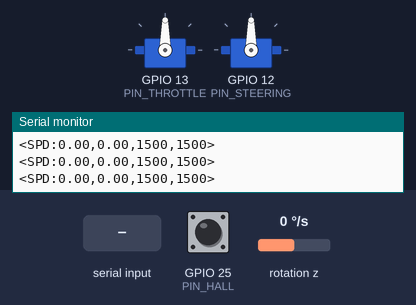
The sketch below on a simulated ESP32. On the bench: 2 × servo, the last lines printed to the serial monitor. Wiring (inferred from the names in the program): MPU-6050 motion sensor at I2C address 0x68. The test bench sets the inputs (shaded band); at power-on: GPIO 25 (PIN_HALL) HIGH, rotation z 0 °/s.

Above: at 4.9 s.
5.0 s: "<90,45,200>" received over Serial
At 5.26 s:
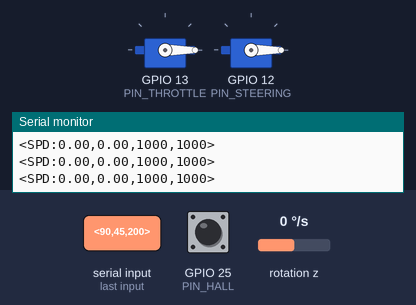
Timing chart, 0 to 8.0 s (numbered marks = the images above; inputs shaded):
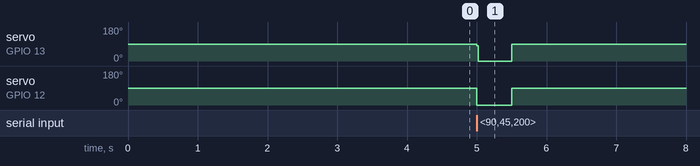

The sketch:

esp32_firmware.ino
```cpp
#include <Wire.h>
#include <ESP32Servo.h>

// ==========================================
// 1. HARDWARE CONFIGURATION
// ==========================================
#define SERIAL_BAUD      921600   // High speed serial for low latency
#define PIN_THROTTLE     13       // ESC Signal Pin
#define PIN_STEERING     12       // Servo Signal Pin
#define PIN_HALL         25       // Hall Effect Sensor (Speed)

// ==========================================
// 2. DRIVING DYNAMICS TUNING
// ==========================================
// Throttle Smoothing
#define RAMP_INTERVAL_MS 2        // Update throttle every X ms
#define THROTTLE_STEP    50       // Max change per step (Higher = More aggressive)

// Deadzone & Neutral
#define DEADZONE_MIN     1480
#define DEADZONE_MAX     1520
#define USE_SIGNAL_CUT   true     // true = Enable Coasting (Detach Servo)

// ==========================================
// 3. SPEEDOMETER CALIBRATION
// ==========================================
// Physics
#define TIRE_DIAMETER_M  0.070    // Wheel Diameter: 7 cm
#define PULSES_PER_REV   2.0      // Magnets per wheel revolution

// Signal Filtering (Crucial for clean speed)
#define DEBOUNCE_MS      15       // Ignore pulses closer than 15ms (Noise filter)
#define WINDOW_SIZE      5        // Number of samples for Moving Average
#define UPDATE_RATE_MS   50       // Speed calc frequency (20Hz)

// ==========================================
// GLOBAL VARIABLES
// ==========================================
Servo servoThrottle;
Servo servoSteering;

// --- Speed Calculation ---
volatile unsigned long pulseCountISR = 0;    // Pulses from Interrupt
volatile unsigned long lastDebounceTime = 0; // Timestamp for Debounce
unsigned long pulseHistory[WINDOW_SIZE];     // Rolling window buffer
byte historyIdx = 0;
float currentSpeedMs = 0.0;

// --- IMU (Gyro) ---
#define MPU_ADDR 0x68
float gyroZ_offset = 0;

// --- Control State ---
int targetThrottle  = 1500;
int currentThrottle = 1500;  // Actual PWM sent to motor
int targetSteering  = 1500;
unsigned long lastCmdTime = 0;
unsigned long lastRampTime = 0;

// --- Drive Logic Flags ---
bool isCoasting      = false;
bool isForwardAction = true; // Track intended direction

// --- Serial Buffer ---
const byte numChars = 64;
char receivedChars[numChars];

// ==========================================
// INTERRUPT SERVICE ROUTINE (ISR)
// ==========================================
void IRAM_ATTR hallISR() {
  unsigned long now = millis();

  // Debounce Logic:
  // ถ้าระยะเวลาห่างจาก pulse ล่าสุด น้อยกว่า DEBOUNCE_MS -> ถือว่าเป็น Noise
  if (now - lastDebounceTime > DEBOUNCE_MS) {
    pulseCountISR++;
    lastDebounceTime = now;
  }
}

// ==========================================
// SETUP
// ==========================================
void setup() {
  // 1. Init Serial
  Serial.begin(SERIAL_BAUD);
  Serial.setTimeout(1);

  // 2. Init Servos
  servoThrottle.setPeriodHertz(50);
  servoSteering.setPeriodHertz(50);
  servoThrottle.attach(PIN_THROTTLE, 1000, 2000);
  servoSteering.attach(PIN_STEERING, 1000, 2000);

  // 3. ESC Arming Sequence (Safety)
  // ส่งค่า Neutral แช่ไว้ 3 วินาที เพื่อให้ ESC พร้อมทำงาน
  servoThrottle.writeMicroseconds(1500);
  servoSteering.writeMicroseconds(1500);
  delay(3000);

  // 4. Init Hall Sensor
  pinMode(PIN_HALL, INPUT_PULLUP);
  attachInterrupt(digitalPinToInterrupt(PIN_HALL), hallISR, FALLING);

  // 5. Init IMU (MPU6050)
  Wire.begin();
  Wire.setClock(400000); // Fast Mode
  Wire.beginTransmission(MPU_ADDR);
  Wire.write(0x6B); // Power Management 1
  Wire.write(0);    // Wake up
  Wire.endTransmission(true);

  // 6. Calibrate Gyro (Zeroing)
  delay(500);
  long sum = 0;
  for(int i=0; i<100; i++) {
    Wire.beginTransmission(MPU_ADDR);
    Wire.write(0x47); // Register 0x47 (GYRO_ZOUT_H)
    Wire.endTransmission(false);
    Wire.requestFrom(MPU_ADDR, 2);
    if(Wire.available() >= 2) {
      int16_t reading = (Wire.read() << 8) | Wire.read();
      sum += reading;
    }
    delay(2);
  }
  gyroZ_offset = sum / 100.0;

  // 7. Reset History
  for(int i=0; i<WINDOW_SIZE; i++) pulseHistory[i] = 0;
  lastCmdTime = millis();
}

// ==========================================
// HELPER: PARSE COMMAND
// ==========================================
void parseInternal() {
  // Expected format: <throttle,steering>
  char * strtokIndx;

  strtokIndx = strtok(receivedChars, ",");
  if(strtokIndx == NULL) return;
  int thr = atoi(strtokIndx);

  strtokIndx = strtok(NULL, ",");
  if(strtokIndx == NULL) return;
  int str = atoi(strtokIndx);

  targetThrottle = constrain(thr, 1000, 2000);
  targetSteering = constrain(str, 1000, 2000);
  lastCmdTime = millis();
}

// ==========================================
// MAIN LOOP
// ==========================================
void loop() {
  // -----------------------------
  // 1. SERIAL READ (Non-blocking)
  // -----------------------------
  static boolean recvInProgress = false;
  static byte ndx = 0;
  char startMarker = '<';
  char endMarker = '>';
  char rc;

  while (Serial.available() > 0) {
    rc = Serial.read();

    if (recvInProgress == true) {
      if (rc != endMarker) {
        receivedChars[ndx] = rc;
        ndx++;
        if (ndx >= numChars) ndx = numChars - 1;
      } else {
        receivedChars[ndx] = '\0'; // Terminate string
        recvInProgress = false;
        ndx = 0;
        parseInternal();
      }
    } else if (rc == startMarker) {
      recvInProgress = true;
    }
  }

  // -----------------------------
  // 2. MOTOR CONTROL LOGIC
  // -----------------------------
  servoSteering.writeMicroseconds(targetSteering);

  // --- CASE A: NEUTRAL / DEADZONE ---
  if (targetThrottle > DEADZONE_MIN && targetThrottle < DEADZONE_MAX) {
      if (USE_SIGNAL_CUT && isForwardAction) {
          // Coasting Mode: ตัดสัญญาณเพื่อให้รถไหลฟรี (เลียนแบบคลัตช์)
          if (!isCoasting) {
             servoThrottle.detach();
             isCoasting = true;
             currentThrottle = 1500;
          }
      } else {
          // Normal Mode: สั่งเบรก/หยุดมอเตอร์
          if (isCoasting) {
             servoThrottle.attach(PIN_THROTTLE, 1000, 2000);
             isCoasting = false;
          }
          servoThrottle.writeMicroseconds(1500);
          currentThrottle = 1500;
      }
  }
  // --- CASE B: ACTIVE DRIVING ---
  else {
      // ตรวจสอบทิศทางที่ตั้งใจขับ (เพื่อใช้ตัดสินใจตอนปล่อยคันเร่ง)
      if (targetThrottle > 1520) isForwardAction = true;
      else if (targetThrottle < 1480) isForwardAction = false;

      // Re-attach servo if returning from coasting
      if (isCoasting) {
          servoThrottle.attach(PIN_THROTTLE, 1000, 2000);
          isCoasting = false;
      }

      // Smooth Ramping (ป้องกันกระชาก)
      if (millis() - lastRampTime >= RAMP_INTERVAL_MS) {
        if (currentThrottle != targetThrottle) {
            if (currentThrottle < targetThrottle) {
              currentThrottle += THROTTLE_STEP;
              if (currentThrottle > targetThrottle) currentThrottle = targetThrottle;
            } else {
              currentThrottle -= THROTTLE_STEP;
              if (currentThrottle < targetThrottle) currentThrottle = targetThrottle;
            }
            servoThrottle.writeMicroseconds(currentThrottle);
        }
        lastRampTime = millis();
      }
  }

  // --- FAILSAFE (Safety Stop) ---
  // ถ้าขาดการติดต่อนานเกิน 0.5 วินาที ให้หยุดรถ
  if (millis() - lastCmdTime > 500) {
    targetThrottle = 1500;
    targetSteering = 1500;
    if (!isCoasting) servoThrottle.writeMicroseconds(1500);
  }

  // -----------------------------
  // 3. TELEMETRY & SPEED CALC
  // -----------------------------
  static unsigned long lastCalc = 0;

  if (millis() - lastCalc >= UPDATE_RATE_MS) {

    // A. ดึงค่าจาก ISR อย่างปลอดภัย (Critical Section)
    noInterrupts();
    unsigned long pulsesNow = pulseCountISR;
    pulseCountISR = 0;
    interrupts();

    // B. เก็บลง Rolling Window Buffer
    pulseHistory[historyIdx] = pulsesNow;
    historyIdx = (historyIdx + 1) % WINDOW_SIZE;

    // C. รวมผล Pulse ย้อนหลัง (Smoothing)
    unsigned long totalPulses = 0;
    for(int i=0; i<WINDOW_SIZE; i++) {
        totalPulses += pulseHistory[i];
    }

    // D. คำนวณความเร็ว (m/s)
    // Formula: (TotalPulses / TimeWindow) / PPR * Circumference
    float totalTimeSec = (UPDATE_RATE_MS * WINDOW_SIZE) / 1000.0; // Window time (0.25s)

    if (totalTimeSec > 0 && totalPulses > 0) {
        float rps = ((float)totalPulses / totalTimeSec) / PULSES_PER_REV;
        currentSpeedMs = rps * 3.14159 * TIRE_DIAMETER_M;
    } else {
        currentSpeedMs = 0.0;
    }

    // E. อ่านค่า Gyro (Z-Axis)
    Wire.beginTransmission(MPU_ADDR);
    Wire.write(0x47);
    Wire.endTransmission(false);
    Wire.requestFrom(MPU_ADDR, 2);
    int16_t rawZ = (Wire.read() << 8) | Wire.read();
    float gyroZ = ((float)rawZ - gyroZ_offset) / 131.0;

    // F. ส่งข้อมูลกลับ PC <SPD:speed,gyro,thr,str>
    // Format: <SPD:1.25,0.05,1550,1400>
    char msg[64];
    sprintf(msg, "<SPD:%.2f,%.2f,%d,%d>", currentSpeedMs, gyroZ, currentThrottle, targetSteering);
    Serial.println(msg);

    lastCalc = millis();
  }
}
```

Measured:
- after the input at 5.0 s, servo on GPIO 13 (PIN_THROTTLE), servo on GPIO 12 (PIN_STEERING): 90° → 0° at once, → 90° 0.50 s later
